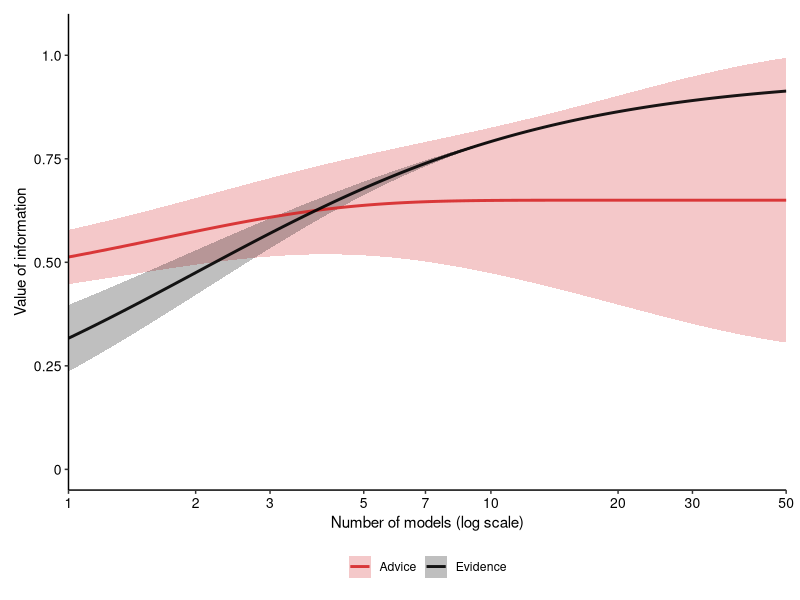
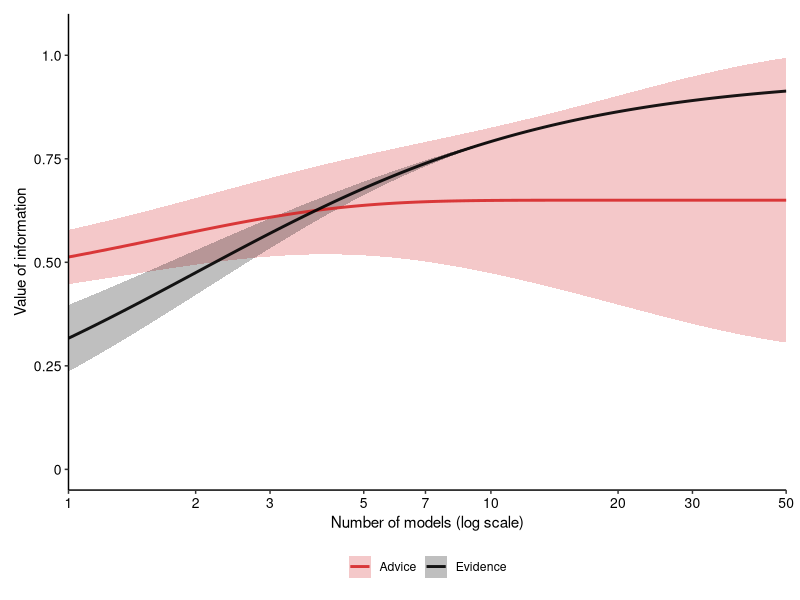

Here is the R script that generated these plots, in order:
library(tidyverse)

# Conceptual figure: ensemble size vs value of information
#
# EVIDENCE: asymptotes around 7 models (narrow uncertainty - we understand saturation)
# ADVICE: stable central estimate with EXPANDING uncertainty (what we don't know)
#
# Log scale x-axis to 50 models

n_models <- seq(1, 50, by = 0.05)

# ============================================================================
# EVIDENCE: Michaelis-Menten saturation, asymptote reached ~7, narrow band
# ============================================================================
# Goal: VoI reaches ~0.9 by n=7
# Using: y = Vmax * n / (Km + n) where Km ≈ 2-3 gives plateau at n=7
# Adjusted: 0.95 * n / (2 + n) gives:
#   n=1: 0.32,  n=3: 0.59,  n=7: 0.80,  n=10: 0.86,  n=50: 0.94

evidence <- tibble(
  n = n_models,
  central = 0.95 * n / (2 + n),
  # Uncertainty: symmetric, but NARROWS as n increases
  # Reflects growing confidence in the saturation phenomenon
  # At n=1: wider (we're less sure); at n=50: tighter (we're sure it's saturated)
  uncertainty = 0.12 * exp(-0.4 * n),  # Decaying uncertainty with ensemble size
  lower = central - uncertainty,
  upper = central + uncertainty,
  dimension = "Evidence"
) %>%
  mutate(
    lower = pmax(lower, 0),
    upper = pmin(upper, 1)
  )

# ============================================================================
# ADVICE: Stable central estimate with EXPANDING uncertainty
# ============================================================================
# Central curve: modest rise that plateaus early, reflects a stable answer
#   "Does adding models help advice?" -> Central estimate: "modestly, but not much"
# Uncertainty: expands as n increases, reflecting growing epistemic uncertainty
#   "But HOW SURE are we?" -> grows with diversity
#
# Central estimate: rises quickly then flattens around 0.65
#   y = 0.65 * (1 - exp(-0.8 * n))
# This says: by n=5, you've captured most of the advice benefit; adding more doesn't help much

voi_at_1_advice <- 0.40  # Single model has baseline advice quality

advice <- tibble(
  n = n_models,
  # Central curve: asymptotic rise (logistic-like)
  # Reaches ~0.65 by n=8, then plateaus
  central = voi_at_1_advice + (0.65 - voi_at_1_advice) * (1 - exp(-0.6 * n)),
  # Uncertainty: EXPANDS symmetrically as n increases
  # Reflects: "as diversity increases, we become less confident about what the advice actually means"
  # Using: starts narrow (~0.05 at n=1), grows to ~0.35 by n=50
  uncertainty = 0.05 + 0.32 * (1 - exp(-0.05 * n)),
  lower = pmax(central - uncertainty, 0),
  upper = pmin(central + uncertainty, 1),
  dimension = "Advice"
)

curves_data <- bind_rows(evidence, advice)

# ============================================================================
# PLOT
# ============================================================================

p <- ggplot(curves_data, aes(x = n, colour = dimension, fill = dimension)) +
  # Uncertainty bands
  geom_ribbon(aes(ymin = lower, ymax = upper),
              alpha = 0.25,
              colour = NA) +
  # Central curves
  geom_line(aes(y = central),
            linewidth = 1,
            alpha = 0.9) +
  # Log scale x-axis
  scale_x_log10(
    breaks = c(1, 2, 3, 5, 7, 10, 20, 30, 50),
    limits = c(1, 50),
    expand = c(0, 0)
  ) +
  # Y-axis
  scale_y_continuous(
    limits = c(-0.05, 1.1),
    breaks = seq(0, 1, 0.25),
    labels = c("0", "0.25", "0.50", "0.75", "1.0"),
    expand = c(0, 0)
  ) +
  # Colours: black for evidence, red for advice
  scale_colour_manual(
    values = c(
      "Evidence" = "black",
      "Advice" = "#D62728"
    )
  ) +
  scale_fill_manual(
    values = c(
      "Evidence" = "black",
      "Advice" = "#D62728"
    )
  ) +
  # Labels
  labs(
    x = "Number of models (log scale)",
    y = "Value of information",
    colour = NULL,
    fill = NULL
  ) +
  # Minimal theme
  theme_classic(base_size = 11, base_family = "sans") +
  theme(
    legend.position = "bottom",
    legend.title = element_blank(),
    axis.line.x = element_line(colour = "black", linewidth = 0.5),
    axis.line.y = element_line(colour = "black", linewidth = 0.5),
    axis.text = element_text(colour = "black", size = 10),
    axis.title = element_text(colour = "black", size = 11),
    plot.margin = margin(10, 10, 10, 10)
  )

# Save to PDF
ggsave(
  filename = "/Users/kathsherratt/Documents/Github/applications/wellcome-ecr/figure-research-vision.pdf",
  plot = p,
  width = 7.5,
  height = 4.5,
  dpi = 300,
  device = "pdf"
)

# Also save as PNG for preview
ggsave(
  filename = "/Users/kathsherratt/Documents/Github/applications/wellcome-ecr/figure-research-vision.png",
  plot = p,
  width = 7.5,
  height = 4.5,
  dpi = 300,
  device = "png"
)

message("Research vision figure (Option B: stable advice, expanding uncertainty) saved to:")
message("  PDF: /Users/kathsherratt/Documents/Github/applications/wellcome-ecr/figure-research-vision.pdf")
message("  PNG: /Users/kathsherratt/Documents/Github/applications/wellcome-ecr/figure-research-vision.png")
